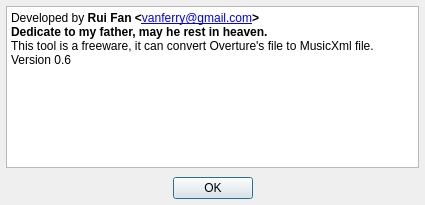
<?xml version="1.0" encoding="UTF-8"?>
<ui version="4.0">
 <class>AboutDialog</class>
 <widget class="QDialog" name="AboutDialog">
  <property name="geometry">
   <rect>
    <x>0</x>
    <y>0</y>
    <width>425</width>
    <height>205</height>
   </rect>
  </property>
  <property name="font">
   <font>
    <pointsize>9</pointsize>
   </font>
  </property>
  <property name="windowTitle">
   <string>About OveToXml</string>
  </property>
  <layout class="QVBoxLayout">
   <property name="spacing">
    <number>9</number>
   </property>
   <property name="margin">
    <number>6</number>
   </property>
   <item>
    <widget class="QTextBrowser" name="textBrowser">
     <property name="focusPolicy">
      <enum>Qt::NoFocus</enum>
     </property>
     <property name="html">
      <string>&lt;!DOCTYPE HTML PUBLIC &quot;-//W3C//DTD HTML 4.0//EN&quot; &quot;http://www.w3.org/TR/REC-html40/strict.dtd&quot;&gt;
&lt;html&gt;&lt;head&gt;&lt;meta name=&quot;qrichtext&quot; content=&quot;1&quot; /&gt;&lt;style type=&quot;text/css&quot;&gt;
p, li { white-space: pre-wrap; }
&lt;/style&gt;&lt;/head&gt;&lt;body style=&quot; font-family:'SimSun'; font-size:9pt; font-weight:400; font-style:normal;&quot;&gt;
&lt;table border=&quot;0&quot; style=&quot;-qt-table-type: root; margin-top:4px; margin-bottom:4px; margin-left:4px; margin-right:4px;&quot;&gt;
&lt;tr&gt;
&lt;td style=&quot;border: none;&quot;&gt;
&lt;p style=&quot; margin-top:0px; margin-bottom:0px; margin-left:0px; margin-right:0px; -qt-block-indent:0; text-indent:0px;&quot;&gt;&lt;span style=&quot; font-family:'MS Shell Dlg 2';&quot;&gt;Developed by &lt;/span&gt;&lt;span style=&quot; font-family:'MS Shell Dlg 2'; font-weight:600;&quot;&gt;Rui Fan &amp;lt;&lt;/span&gt;&lt;a href=&quot;mailto:vanferry@gmail.com&quot;&gt;&lt;span style=&quot; font-family:'MS Shell Dlg 2'; text-decoration: underline; color:#0000ff;&quot;&gt;vanferry@gmail.com&lt;/span&gt;&lt;/a&gt;&lt;span style=&quot; font-family:'MS Shell Dlg 2'; font-weight:600;&quot;&gt;&amp;gt;&lt;/span&gt;&lt;/p&gt;
&lt;p style=&quot; margin-top:0px; margin-bottom:0px; margin-left:0px; margin-right:0px; -qt-block-indent:0; text-indent:0px;&quot;&gt;&lt;span style=&quot; font-family:'MS Shell Dlg 2'; font-weight:600;&quot;&gt;Dedicate to my father, may he rest in heaven.&lt;/span&gt;&lt;/p&gt;
&lt;p style=&quot; margin-top:0px; margin-bottom:0px; margin-left:0px; margin-right:0px; -qt-block-indent:0; text-indent:0px;&quot;&gt;&lt;span style=&quot; font-family:'MS Shell Dlg 2';&quot;&gt;This tool is a freeware, it can convert Overture's file to MusicXml file.&lt;/span&gt;&lt;/p&gt;
&lt;p style=&quot; margin-top:0px; margin-bottom:0px; margin-left:0px; margin-right:0px; -qt-block-indent:0; text-indent:0px;&quot;&gt;&lt;span style=&quot; font-family:'MS Shell Dlg 2';&quot;&gt;Version 0.6&lt;/span&gt;&lt;/p&gt;&lt;/td&gt;&lt;/tr&gt;&lt;/table&gt;&lt;/body&gt;&lt;/html&gt;</string>
     </property>
     <property name="openExternalLinks">
      <bool>true</bool>
     </property>
    </widget>
   </item>
   <item>
    <widget class="QDialogButtonBox" name="buttonBox">
     <property name="focusPolicy">
      <enum>Qt::NoFocus</enum>
     </property>
     <property name="orientation">
      <enum>Qt::Horizontal</enum>
     </property>
     <property name="standardButtons">
      <set>QDialogButtonBox::Ok</set>
     </property>
     <property name="centerButtons">
      <bool>true</bool>
     </property>
    </widget>
   </item>
  </layout>
 </widget>
 <resources/>
 <connections>
  <connection>
   <sender>buttonBox</sender>
   <signal>accepted()</signal>
   <receiver>AboutDialog</receiver>
   <slot>accept()</slot>
   <hints>
    <hint type="sourcelabel">
     <x>248</x>
     <y>254</y>
    </hint>
    <hint type="destinationlabel">
     <x>157</x>
     <y>274</y>
    </hint>
   </hints>
  </connection>
  <connection>
   <sender>buttonBox</sender>
   <signal>rejected()</signal>
   <receiver>AboutDialog</receiver>
   <slot>reject()</slot>
   <hints>
    <hint type="sourcelabel">
     <x>316</x>
     <y>260</y>
    </hint>
    <hint type="destinationlabel">
     <x>286</x>
     <y>274</y>
    </hint>
   </hints>
  </connection>
 </connections>
</ui>
